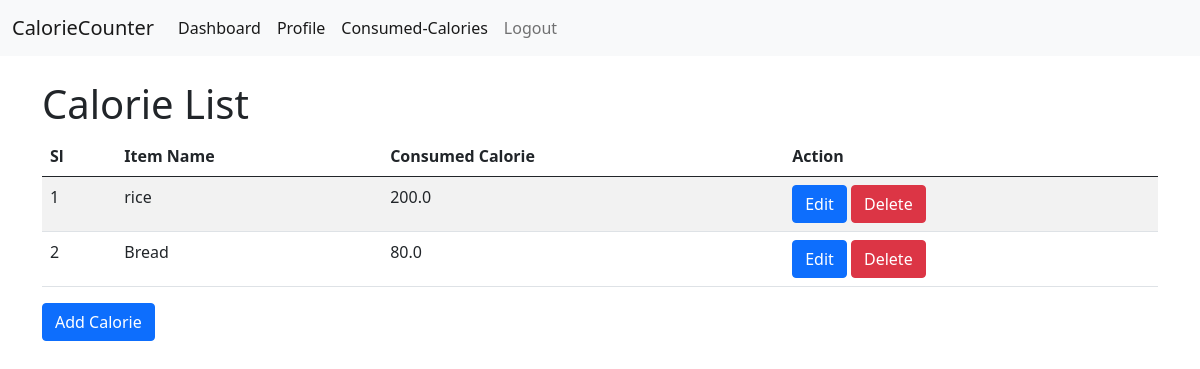
The app's page /consumed-calories-list/ (signed in) with its own data.
### CalorieCounter/models.py (models this page shows, shortened)
class ConsumedCalories(models.Model):
    item_name = models.CharField(max_length=200,null=True)
    calorie = models.FloatField(null=True)
    created_at = models.DateField(auto_now_add=True,null=True)
    consumed_by = models.ForeignKey(
        UserModel,
        on_delete=models.CASCADE,
        related_name='user_calorie',
        null=True
        )

### CalorieCounter/views.py (the view)
# urls.py: path('consumed-calories-list/',consumed_calories_list,name='consumed_calories_list'),
@login_required
def consumed_calories_list(request):
    consumed_data = ConsumedCalories.objects.filter(consumed_by = request.user)
    context = {
        'consumed_data':consumed_data
    }
    return render(request, 'calorie_list.html',context)

### CalorieCounter/templates/calorie_list.html (shortened to what this page needs)
{% extends 'master/base.html' %}
{% block content %}
<h1>Calorie List </h1>
<table class="table table-striped">
    <thead>
        <tr>
            <th>Sl</th>
            <th>Item Name</th>
            <th>Consumed Calorie </th>
            <th>Action</th>
        </tr>
    </thead>
    <tbody>
        {% for data in consumed_data %}
        <tr>
            <td>{{forloop.counter}}</td>
            <td>{{data.item_name}}</td>
            <td>{{data.calorie}}</td>
            <td>
                <a href="{% url 'update_calorie' data.id %}" class="btn btn-primary">Edit</a>
                <a href="{% url 'delete_calorie' data.id %}" class="btn btn-danger">Delete</a>
            </td>
        </tr>
        {% endfor %}
    </tbody>
</table>
<a href="{% url 'add_calorie' %}" class="btn btn-primary">Add Calorie</a>
{% endblock %}

### records on screen
ConsumedCalories: item_name "rice", calorie "200.0"
ConsumedCalories: item_name "Bread", calorie "80.0"
